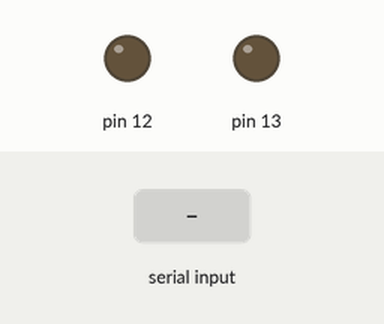
Simulated run of this sketch. Board: Arduino Uno, built with avr-gcc and run on an emulated ATmega328P. Shown: output pins drawn as LEDs (lit = HIGH). Inputs (shaded band) come from the test bench.

Above: at 1.2 s.
1.3 s: "h" received over the second serial link
At 1.7 s:
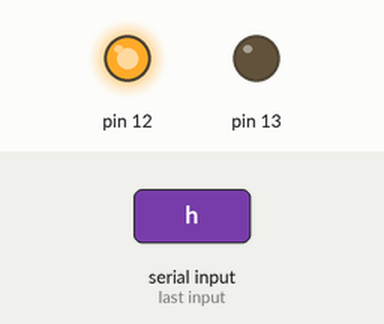
2.8 s: "l" received over the second serial link
At 4.1 s:
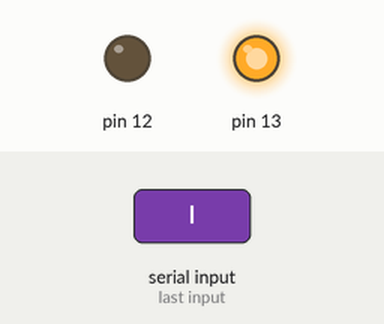
Timing chart, 0 to 5.8 s (numbered marks = the images above; inputs shaded):
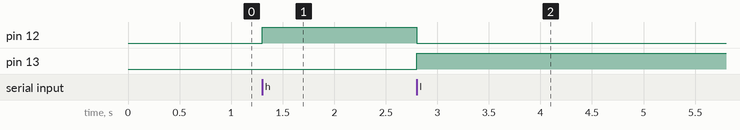

The sketch:

sketch_apr27a.ino
```cpp
#include<SoftwareSerial.h>

String word1;
SoftwareSerial mySerial(8,9);


void setup() {
  // put your setup code here, to run once:
mySerial.begin(9600);
Serial.begin(9600);
pinMode(12,1);
pinMode(13,1);
}

void loop() {
  // put your main code here, to run repeatedly:

  if(mySerial.available()>0){

    char ret = mySerial.read();
    if(ret == 'h'){

      digitalWrite(12,HIGH);
      digitalWrite(13,LOW);
      }
      if(ret=='l'){
        digitalWrite(13,HIGH);
      digitalWrite(12,LOW);
        }
     if(ret == '$' ){
        char ret = mySerial.read();
        word1 = word1 + ret;

      }

    Serial.println(word1);
    delay(100);
    word1="";
    }

}
```

Measured:
- after the input at 1.3 s, pin 12: LOW → HIGH at once
- after the input at 2.8 s, pin 12: HIGH → LOW at once; pin 13: LOW → HIGH at once
